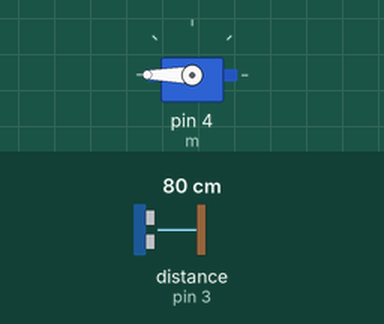
Simulated run of this sketch. Board: Arduino Uno, built with avr-gcc and run on an emulated ATmega328P. On the bench: servo. Wiring (inferred from the names in the program): ultrasonic range finder: trigger pin 2; echo pin 3. The test bench sets the inputs (shaded band); at power-on: distance to the obstacle (sensor on pin 3) 80 cm. The echo pulse lasts 58.3 µs per cm.

Above: at 1.1 s.
At 2.3 s:
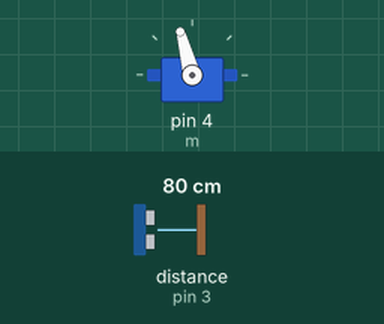
2.4 s: distance to the obstacle (sensor on pin 3) set to 2 cm
At 5.2 s:
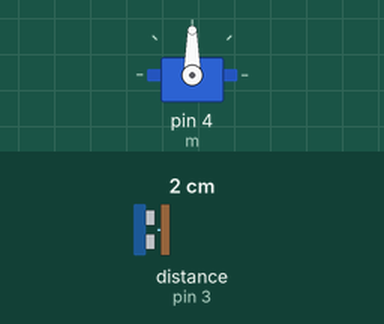
Timing chart, 0 to 11.9 s (numbered marks = the images above; inputs shaded):
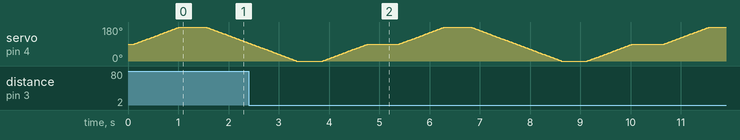

The sketch:

obstacle_avoiding_robot.ino
```cpp
#include<Servo.h>
Servo m;
const int trigPin = 2;
const int echoPin = 3;
long duration;
int distance,cdistance,rdistance,ldistance;
int in1 =8;  //Right motor pole 1
int in2 =9 ; //Right motor pole 2
int in3=10;//left motor pole 1
int in4=11;  //left motor pole 1
void setup() {
  m.attach(4);
  Serial.begin(9600);
   pinMode(trigPin, OUTPUT);
  pinMode(echoPin, INPUT);
}

void loop() {
cdistance=ultrasonic();
if(cdistance>12)
forward();
{
stopx();
servox();
if(rdistance>ldistance){
right();
delay(500);
}
else{
left();
delay(500);
}
}
}

 void servox(){
       for(int x = 90; x <= 180; x++)
  {
    m.write(x);
    delay(10);
    if(x==180){
      delay(500);
      ldistance=ultrasonic();
      }
  }
     for(int x = 180; x >= 0; x--)
  {
    m.write(x);
      if(x==0){
      delay(500);
      rdistance=ultrasonic();
      }
    delay(10);
  }
    for(int x = 0; x <= 90; x++)
  {
    m.write(x);
    delay(10);
  }
  }
  int ultrasonic(void)
{
  distance=0;
  // Clears the trigPin
digitalWrite(trigPin, LOW);
delayMicroseconds(2);
// Sets the trigPin on HIGH state for 10 micro seconds
digitalWrite(trigPin, HIGH);
delayMicroseconds(10);
digitalWrite(trigPin, LOW);
// Reads the echoPin, returns the sound wave travel time in microseconds
duration = pulseIn(echoPin, HIGH);
// Calculating the distance
distance= duration*0.034/2;
return distance;
}
void backward(){
  digitalWrite(in1,HIGH);
  digitalWrite(in2,LOW);
  digitalWrite(in3,HIGH);
  digitalWrite(in4,LOW);
}
void forward(){
  digitalWrite(in1,LOW);
  digitalWrite(in2,HIGH);
  digitalWrite(in3,LOW);
  digitalWrite(in4,HIGH);
}
void  left(){
  digitalWrite(in1,LOW);
  digitalWrite(in2,LOW);
  digitalWrite(in3,LOW);
  digitalWrite(in4,HIGH);
}
void right(){
  digitalWrite(in1,LOW);
  digitalWrite(in2,HIGH);
  digitalWrite(in3,LOW);
  digitalWrite(in4,LOW);
}
void stopx(){
   digitalWrite(in1,HIGH);
  digitalWrite(in2,LOW);
  digitalWrite(in3,HIGH);
  digitalWrite(in4,LOW);
  delay(110);
  digitalWrite(in1,LOW);
  digitalWrite(in2,LOW);
  digitalWrite(in3,LOW);
  digitalWrite(in4,LOW);
}
```
